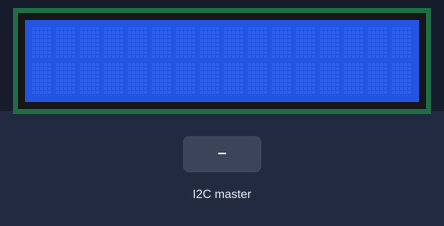
Bench run of a sketch on a simulated Arduino Uno, built with avr-gcc and run on an emulated ATmega328P. On the bench: 16×2 character LCD. Inputs (shaded band) come from the test bench.

Above: at 1.2 s.
1.3 s: the I2C master sends the byte 1
At 2.5 s:
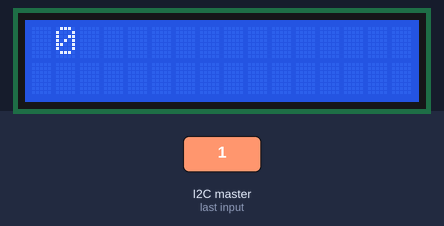
2.8 s: the I2C master sends the byte 0
At 3.6 s:
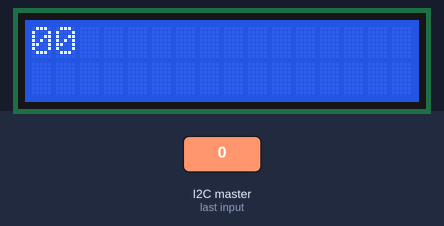
Timing chart, 0 to 5.8 s (numbered marks = the images above; inputs shaded):
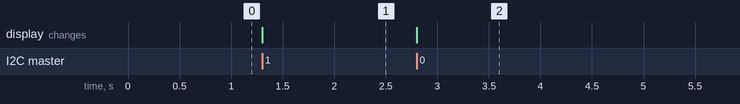

Measured:
- after the input at 1.3 s, the display: changes at once (image 1)
- after the input at 2.8 s, the display: changes at once (image 2)

The sketch:

LCD_controller.ino
```cpp
#include <Wire.h>
#include <LiquidCrystal.h>
// KODE FOR SLAVE
const int rs = 2, en = 3, d4 = 9, d5 = 10, d6 = 11, d7 = 12;
LiquidCrystal lcd(rs, en, d4, d5, d6, d7);
const char text[63] = "0123456789abcdefghijklmnopqrstuvwxyzABCDEFGHIJKLMNOPQRSTUVWXYZ "; // 0 - 9: numbers  10 - 35: lowercase  36 - 61: UPPERCASE
const int rows = 16;
const int collums = 2;

int i2cRcv[3] = {0, 0, 0}; // Array for data from I2C port.
bool newData = false;

void setup() {
  // put your setup code here, to run once:
  Serial.begin(9600);
  Wire.begin(0x01);
  Wire.onReceive(dataRcv);
  lcd.begin(16, 2); // Set rows and collums
}

void loop() {
  // put your main code here, to run repeatedly:
  if (newData && i2cRcv[0] < rows && i2cRcv[0] >= 0 && i2cRcv[1] < collums && i2cRcv[1] >= 0) {
    lcd.setCursor(i2cRcv[0], i2cRcv[1]);
    lcd.print(text[i2cRcv[2]]);
    newData = false;
  }
}

void dataRcv(int numBytes) {
  int i = 0;
  while(Wire.available()) {
    i2cRcv[i] = Wire.read();
    i ++;
  }
  newData = true;
}
```
